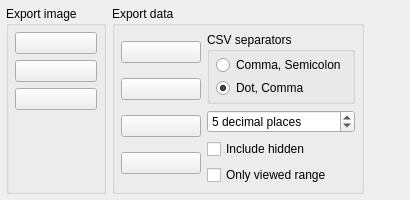
            <widget class="QWidget" name="export_2">
             <attribute name="icon">
              <iconset resource="resources.qrc">
               <normaloff>:/images/icons/export.png</normaloff>:/images/icons/export.png</iconset>
             </attribute>
             <attribute name="title">
              <string/>
             </attribute>
             <layout class="QHBoxLayout" name="horizontalLayout_29" stretch="0,0,100">
              <property name="leftMargin">
               <number>6</number>
              </property>
              <property name="topMargin">
               <number>6</number>
              </property>
              <property name="rightMargin">
               <number>6</number>
              </property>
              <property name="bottomMargin">
               <number>6</number>
              </property>
              <item>
               <widget class="QGroupBox" name="groupBox_4">
                <property name="title">
                 <string>Export image</string>
                </property>
                <layout class="QVBoxLayout" name="verticalLayout_4">
                 <property name="leftMargin">
                  <number>6</number>
                 </property>
                 <property name="topMargin">
                  <number>6</number>
                 </property>
                 <property name="rightMargin">
                  <number>6</number>
                 </property>
                 <property name="bottomMargin">
                  <number>6</number>
                 </property>
                 <item>
                  <widget class="QPushButton" name="pushButtonPlotImage">
                   <property name="minimumSize">
                    <size>
                     <width>80</width>
                     <height>0</height>
                    </size>
                   </property>
                   <property name="toolTip">
                    <string>Main plot</string>
                   </property>
                   <property name="text">
                    <string/>
                   </property>
                   <property name="icon">
                    <iconset resource="resources.qrc">
                     <normaloff>:/images/icons/spread.png</normaloff>:/images/icons/spread.png</iconset>
                   </property>
                   <property name="iconSize">
                    <size>
                     <width>30</width>
                     <height>30</height>
                    </size>
                   </property>
                  </widget>
                 </item>
                 <item>
                  <widget class="QPushButton" name="pushButtonXYImage">
                   <property name="toolTip">
                    <string>XY plot</string>
                   </property>
                   <property name="text">
                    <string/>
                   </property>
                   <property name="icon">
                    <iconset resource="resources.qrc">
                     <normaloff>:/images/icons/xyChannel.png</normaloff>:/images/icons/xyChannel.png</iconset>
                   </property>
                   <property name="iconSize">
                    <size>
                     <width>30</width>
                     <height>30</height>
                    </size>
                   </property>
                  </widget>
                 </item>
                 <item>
                  <widget class="QPushButton" name="pushButtonFFTImage">
                   <property name="text">
                    <string/>
                   </property>
                   <property name="icon">
                    <iconset resource="resources.qrc">
                     <normaloff>:/images/icons/fft.png</normaloff>:/images/icons/fft.png</iconset>
                   </property>
                   <property name="iconSize">
                    <size>
                     <width>30</width>
                     <height>30</height>
                    </size>
                   </property>
                  </widget>
                 </item>
                 <item>
                  <spacer name="verticalSpacer_2">
                   <property name="orientation">
                    <enum>Qt::Vertical</enum>
                   </property>
                   <property name="sizeHint" stdset="0">
                    <size>
                     <width>20</width>
                     <height>39</height>
                    </size>
                   </property>
                  </spacer>
                 </item>
                </layout>
               </widget>
              </item>
              <item>
               <widget class="QGroupBox" name="groupBox_5">
                <property name="title">
                 <string>Export data</string>
                </property>
                <layout class="QHBoxLayout" name="horizontalLayout_20">
                 <property name="leftMargin">
                  <number>6</number>
                 </property>
                 <property name="topMargin">
                  <number>6</number>
                 </property>
                 <property name="rightMargin">
                  <number>6</number>
                 </property>
                 <property name="bottomMargin">
                  <number>6</number>
                 </property>
                 <item>
                  <layout class="QVBoxLayout" name="verticalLayout_36">
                   <item>
                    <widget class="QPushButton" name="pushButtonAllCSV">
                     <property name="minimumSize">
                      <size>
                       <width>80</width>
                       <height>0</height>
                      </size>
                     </property>
                     <property name="toolTip">
                      <string>Export all</string>
                     </property>
                     <property name="text">
                      <string/>
                     </property>
                     <property name="icon">
                      <iconset resource="resources.qrc">
                       <normaloff>:/images/icons/spread.png</normaloff>:/images/icons/spread.png</iconset>
                     </property>
                     <property name="iconSize">
                      <size>
                       <width>30</width>
                       <height>30</height>
                      </size>
                     </property>
                    </widget>
                   </item>
                   <item>
                    <widget class="QPushButton" name="pushButtonCSVXY">
                     <property name="enabled">
                      <bool>true</bool>
                     </property>
                     <property name="toolTip">
                      <string>Export XY</string>
                     </property>
                     <property name="text">
                      <string/>
                     </property>
                     <property name="icon">
                      <iconset resource="resources.qrc">
                       <normaloff>:/images/icons/xyChannel.png</normaloff>:/images/icons/xyChannel.png</iconset>
                     </property>
                     <property name="iconSize">
                      <size>
                       <width>30</width>
                       <height>30</height>
                      </size>
                     </property>
                    </widget>
                   </item>
                   <item>
                    <widget class="QPushButton" name="pushButtonCSVFFT">
                     <property name="text">
                      <string/>
                     </property>
                     <property name="icon">
                      <iconset resource="resources.qrc">
                       <normaloff>:/images/icons/fft.png</normaloff>:/images/icons/fft.png</iconset>
                     </property>
                     <property name="iconSize">
                      <size>
                       <width>30</width>
                       <height>30</height>
                      </size>
                     </property>
                    </widget>
                   </item>
                   <item>
                    <widget class="QPushButton" name="pushButtonSelectedCSV">
                     <property name="toolTip">
                      <string>&lt;html&gt;&lt;head/&gt;&lt;body&gt;&lt;p&gt;Export selected channel&lt;/p&gt;&lt;/body&gt;&lt;/html&gt;</string>
                     </property>
                     <property name="text">
                      <string/>
                     </property>
                     <property name="icon">
                      <iconset resource="resources.qrc">
                       <normaloff>:/images/icons/singleChannel.png</normaloff>:/images/icons/singleChannel.png</iconset>
                     </property>
                     <property name="iconSize">
                      <size>
                       <width>30</width>
                       <height>30</height>
                      </size>
                     </property>
                    </widget>
                   </item>
                  </layout>
                 </item>
                 <item>
                  <layout class="QVBoxLayout" name="verticalLayout_30">
                   <property name="spacing">
                    <number>6</number>
                   </property>
                   <item>
                    <widget class="QGroupBox" name="groupBox_10">
                     <property name="title">
                      <string>CSV separators</string>
                     </property>
                     <layout class="QVBoxLayout" name="verticalLayout_15">
                      <property name="spacing">
                       <number>3</number>
                      </property>
                      <property name="leftMargin">
                       <number>6</number>
                      </property>
                      <property name="topMargin">
                       <number>3</number>
                      </property>
                      <property name="rightMargin">
                       <number>6</number>
                      </property>
                      <property name="bottomMargin">
                       <number>3</number>
                      </property>
                      <item>
                       <widget class="QRadioButton" name="radioButtonCSVComma">
                        <property name="toolTip">
                         <string>&lt;html&gt;&lt;head/&gt;&lt;body&gt;&lt;p&gt;Decimal comma, values separated by semicolumn&lt;/p&gt;&lt;/body&gt;&lt;/html&gt;</string>
                        </property>
                        <property name="text">
                         <string>Comma, Semicolon</string>
                        </property>
                       </widget>
                      </item>
                      <item>
                       <widget class="QRadioButton" name="radioButtonCSVDot">
                        <property name="toolTip">
                         <string>&lt;html&gt;&lt;head/&gt;&lt;body&gt;&lt;p&gt;Decimal dot, values separated by comma&lt;/p&gt;&lt;/body&gt;&lt;/html&gt;</string>
                        </property>
                        <property name="text">
                         <string>Dot, Comma</string>
                        </property>
                        <property name="checked">
                         <bool>true</bool>
                        </property>
                       </widget>
                      </item>
                     </layout>
                    </widget>
                   </item>
                   <item>
                    <spacer name="verticalSpacer_3">
                     <property name="orientation">
                      <enum>Qt::Vertical</enum>
                     </property>
                     <property name="sizeHint" stdset="0">
                      <size>
                       <width>20</width>
                       <height>0</height>
                      </size>
                     </property>
                    </spacer>
                   </item>
                   <item>
                    <widget class="QSpinBox" name="spinBoxCSVPrecision">
                     <property name="suffix">
                      <string> decimal places</string>
                     </property>
                     <property name="prefix">
                      <string/>
                     </property>
                     <property name="maximum">
                      <number>10</number>
                     </property>
                     <property name="value">
                      <number>5</number>
                     </property>
                    </widget>
                   </item>
                   <item>
                    <widget class="QCheckBox" name="checkBoxCSVIncludeHidden">
                     <property name="text">
                      <string>Include hidden</string>
                     </property>
                    </widget>
                   </item>
                   <item>
                    <widget class="QCheckBox" name="checkBoxCSVVRO">
                     <property name="text">
                      <string>Only viewed range</string>
                     </property>
                    </widget>
                   </item>
                  </layout>
                 </item>
                </layout>
               </widget>
              </item>
              <item>
               <spacer name="horizontalSpacer_6">
                <property name="orientation">
                 <enum>Qt::Horizontal</enum>
                </property>
                <property name="sizeHint" stdset="0">
                 <size>
                  <width>40</width>
                  <height>20</height>
                 </size>
                </property>
               </spacer>
              </item>
             </layout>
            </widget>
